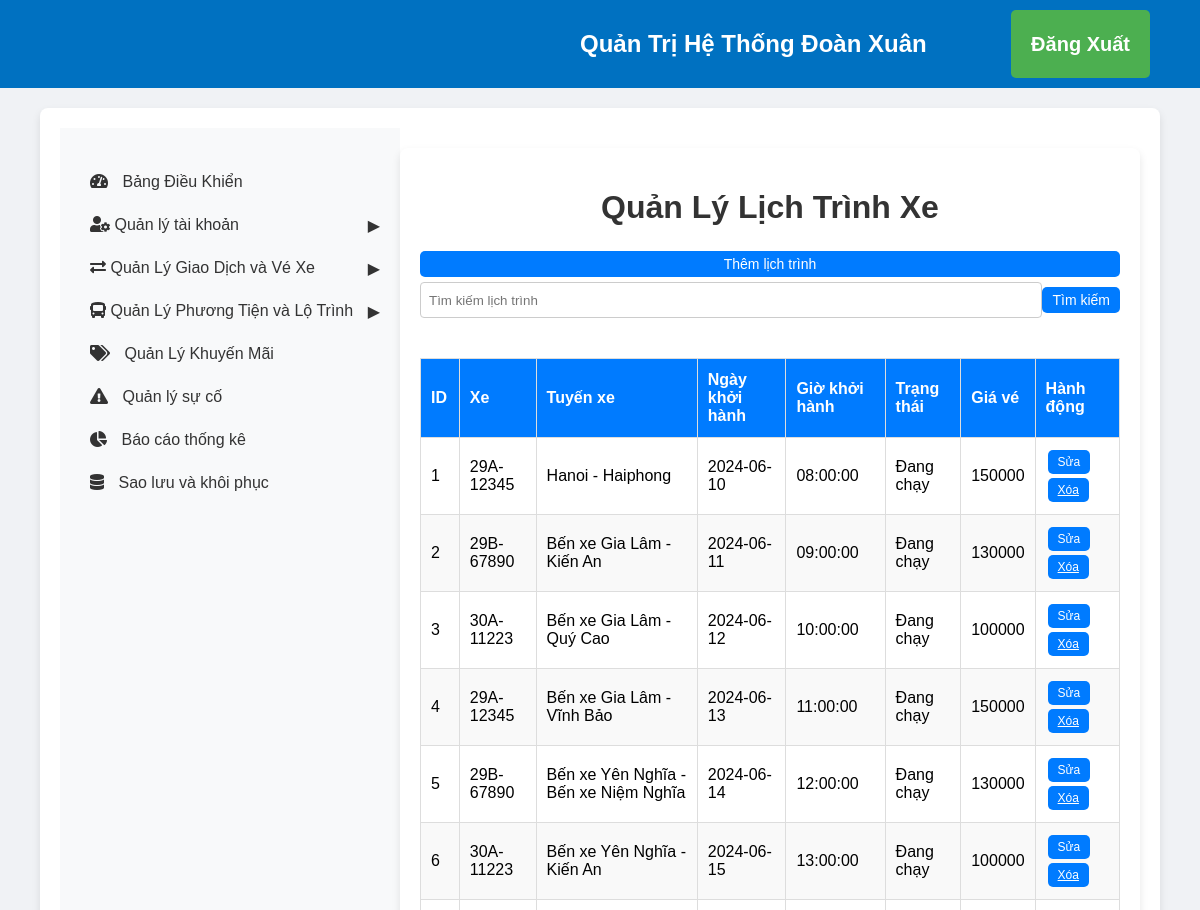
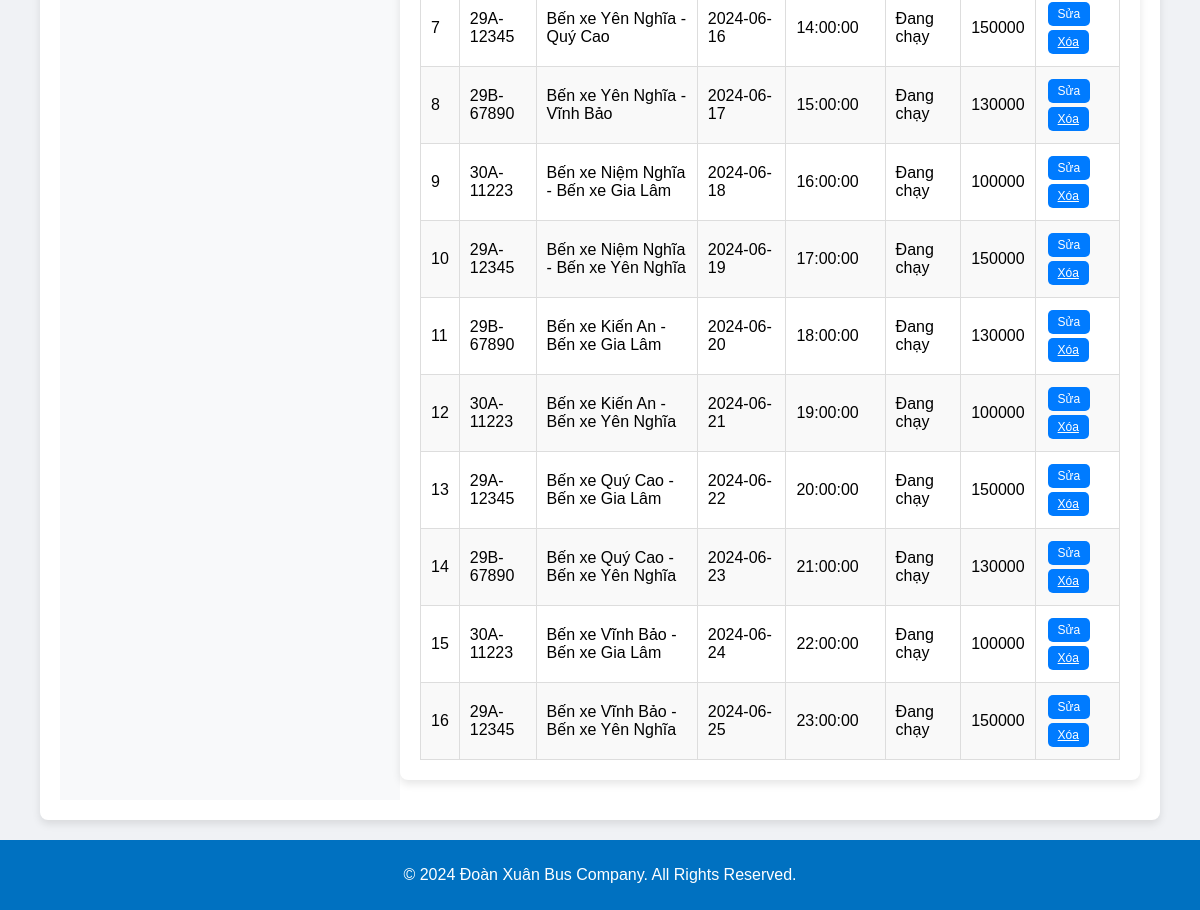
/admin/schedules.php (signed in), run on the app's committed database (2 pictures, top to bottom).
### tables this page shows
CREATE TABLE `lichtrinhxe` (
  `LichTrinhXeID` int(11) NOT NULL,
  `MaLichTrinhXe` int(11) NOT NULL,
  `XeID` int(11) DEFAULT NULL,
  `TuyenXeID` int(11) DEFAULT NULL,
  `NgayKhoiHanh` date DEFAULT NULL,
  `GioKhoiHanh` time NOT NULL,
  `TrangThai` varchar(50) NOT NULL,
  `GiaVe` int(11) DEFAULT NULL,
  PRIMARY KEY (`LichTrinhXeID`),
  KEY `FK_XeID` (`XeID`),
  KEY `FK_TuyenXeID` (`TuyenXeID`),
  CONSTRAINT `FK_TuyenXeID` FOREIGN KEY (`TuyenXeID`) REFERENCES `tuyenxe` (`TuyenXeID`),
  CONSTRAINT `FK_XeID` FOREIGN KEY (`XeID`) REFERENCES `xe` (`XeID`),
  CONSTRAINT `lichtrinhxe_ibfk_1` FOREIGN KEY (`XeID`) REFERENCES `xe` (`XeID`),
  CONSTRAINT `lichtrinhxe_ibfk_2` FOREIGN KEY (`TuyenXeID`) REFERENCES `tuyenxe` (`TuyenXeID`)
);

CREATE TABLE `xe` (
  `XeID` int(11) NOT NULL,
  `MaXe` varchar(20) NOT NULL,
  `LoaiXe` varchar(100) DEFAULT NULL,
  `BienSo` varchar(50) DEFAULT NULL,
  `SucChua` varchar(50) DEFAULT NULL,
  `TrangThai` varchar(50) DEFAULT NULL,
  `GhiChu` varchar(255) DEFAULT NULL,
  `NhanVienID` int(11) DEFAULT NULL,
  PRIMARY KEY (`XeID`),
  KEY `NhanVienID` (`NhanVienID`),
  CONSTRAINT `xe_ibfk_1` FOREIGN KEY (`NhanVienID`) REFERENCES `nhanvien` (`NhanVienID`)
);

CREATE TABLE `tuyenxe` (
  `TuyenXeID` int(11) NOT NULL,
  `MaTuyenXe` int(11) NOT NULL,
  `DiemDi` varchar(100) DEFAULT NULL,
  `DiemDen` varchar(100) DEFAULT NULL,
  `KhoangCach` int(11) DEFAULT NULL,
  `ThoiGianDi` time DEFAULT NULL,
  PRIMARY KEY (`TuyenXeID`)
);

### admin/schedules.php (the view, shortened to what this page needs)
<link rel="stylesheet" href="css_admin/admin_styles.css">
<?php
require '../config.php';
require 'includes_admin/admin_header.php';
require 'includes_admin/admin_sidebar.php';
$searchQuery = "";
if (isset($_POST['search'])) {
    $searchQuery = $_POST['searchQuery'];
    $sql = "SELECT * FROM LichTrinhXe WHERE NgayKhoiHanh LIKE ? OR GioKhoiHanh LIKE ?";
    $stmt = $conn->prepare($sql);
    $searchTerm = "%" . $searchQuery . "%";
    $stmt->bind_param('ss', $searchTerm, $searchTerm);
} else {
    $sql = "SELECT * FROM LichTrinhXe";
    $stmt = $conn->prepare($sql);
}
$stmt->execute();
$result = $stmt->get_result();
$sqlXe = "SELECT * FROM Xe";
$resultXe = $conn->query($sqlXe);
$xeOptions = [];
while ($row = $resultXe->fetch_assoc()) {
    $xeOptions[] = $row;
}
$sqlTuyenXe = "SELECT * FROM TuyenXe";
$resultTuyenXe = $conn->query($sqlTuyenXe);
$tuyenXeOptions = [];
while ($row = $resultTuyenXe->fetch_assoc()) {
    $tuyenXeOptions[] = $row;
}
?>
<div class="main-content container mt-4">
    <h1>Quản Lý Lịch Trình Xe</h1>
    <button id="showAddScheduleForm" class="custom-button">Thêm lịch trình</button>
    <form method="POST" action="schedules.php" class="form-inline">
        <input type="text" name="searchQuery" placeholder="Tìm kiếm lịch trình" class="form-control" value="<?= $searchQuery ?>">
        <button type="submit" name="search" class="custom-button">Tìm kiếm</button>
    </form>
    <table class="custom-table">
        <thead>
            <tr>
                <th>ID</th>
                <th>Xe</th>
                <th>Tuyến xe</th>
                <th>Ngày khởi hành</th>
                <th>Giờ khởi hành</th>
                <th>Trạng thái</th>
                <th>Giá vé</th>
                <th>Hành động</th>
            </tr>
        </thead>
        <tbody>
            <?php while ($row = $result->fetch_assoc()): ?>
            <tr data-id="<?= $row['LichTrinhXeID'] ?>">
                <td><?= $row['LichTrinhXeID'] ?></td>
                <td class="editable" data-field="XeID"><?= $xeOptions[array_search($row['XeID'], array_column($xeOptions, 'XeID'))]['BienSo'] ?></td>
                <td class="editable" data-field="TuyenXeID"><?= $tuyenXeOptions[array_search($row['TuyenXeID'], array_column($tuyenXeOptions, 'TuyenXeID'))]['DiemDi'] ?> - <?= $tuyenXeOptions[array_search($row['TuyenXeID'], array_column($tuyenXeOptions, 'TuyenXeID'))]['DiemDen'] ?></td>
                <td class="editable" data-field="NgayKhoiHanh"><?= $row['NgayKhoiHanh'] ?></td>
                <td class="editable" data-field="GioKhoiHanh"><?= $row['GioKhoiHanh'] ?></td>
                <td class="editable" data-field="TrangThai"><?= $row['TrangThai'] ?></td>
                <td class="editable" data-field="GiaVe"><?= $row['GiaVe'] ?></td>
                <td>
                    <button class="edit-button small-button custom-button">Sửa</button>
                    <a href="schedules.php?delete=<?= $row['LichTrinhXeID'] ?>" onclick="return confirm('Bạn có chắc chắn muốn xóa?')" class="small-button custom-button">Xóa</a>
                </td>
            </tr>
            <?php endwhile; ?>
        </tbody>
    </table>
</div>
<?php
require 'includes_admin/admin_footer.php';
?>

### admin/css_admin/admin_styles.css (style rules this page uses)
body { font-family: Arial, sans-serif; margin: 0; padding: 0; }
.container { display: flex; flex: 1; margin-right: 0px; margin-left: 0px; width: 1500px; }
table { width: 100%; border-collapse: collapse; }
table, th, td { border: 1px solid #ddd; padding: 8px; }
table th { background-color: #f2f2f2; }
.main-content { flex: 1; margin-left: 10px; background-color: #fff; display: flex; flex-direction: column; width: 2000px; }
body { font-family: 'Arial', sans-serif; }

### admin/schedules.php (style rules this page uses)
body { font-family: 'Arial', sans-serif; background-color: #f0f2f5; margin: 0; padding: 0; }
.container { width: 90%; max-width: 1400px; margin: 20px auto; padding: 20px; background-color: #ffffff; border-radius: 8px; box-shadow: 0 4px 8px rgba(0, 0, 0, 0.1); }
h1 { text-align: center; color: #333; margin-bottom: 20px; }
.custom-button { background-color: #007bff; color: #fff; border: none; padding: 5px 10px; cursor: pointer; border-radius: 5px; text-align: center; display: inline-block; margin: 5px 0; transition: background-color 0.3s, transform 0.3s; font-size: 14px; }
.form-inline { display: flex; justify-content: center; margin-bottom: 20px; }
.form-inline input[type="text"] { flex: 1; padding: 8px; border: 1px solid #ccc; border-radius: 4px; box-sizing: border-box; transition: border-color 0.3s; }
.custom-table { width: 100%; border-collapse: collapse; margin-top: 20px; }
.custom-table th, .custom-table td { border: 1px solid #ddd; padding: 10px; text-align: left; transition: background-color 0.3s; }
.custom-table th { background-color: #f4f4f4; color: #333; }
.custom-table tr:nth-child(even) { background-color: #f9f9f9; }
.custom-table th { padding-top: 12px; padding-bottom: 12px; background-color: #007bff; color: white; }
.small-button { padding: 5px 10px; font-size: 12px; margin: 2px; }

### data on the page
lichtrinhxe: LichTrinhXeID "1", XeID.BienSo "29A-12345", TuyenXeID.DiemDi "Hanoi", TuyenXeID.DiemDen "Haiphong", NgayKhoiHanh "2024-06-10", GioKhoiHanh "08:00:00", TrangThai "Đang chạy", GiaVe "150000"
lichtrinhxe: LichTrinhXeID "2", XeID.BienSo "29B-67890", TuyenXeID.DiemDi "Bến xe Gia Lâm", TuyenXeID.DiemDen "Kiến An", NgayKhoiHanh "2024-06-11", GioKhoiHanh "09:00:00", TrangThai "Đang chạy", GiaVe "130000"
lichtrinhxe: LichTrinhXeID "3", XeID.BienSo "30A-11223", TuyenXeID.DiemDi "Bến xe Gia Lâm", TuyenXeID.DiemDen "Quý Cao", NgayKhoiHanh "2024-06-12", GioKhoiHanh "10:00:00", TrangThai "Đang chạy", GiaVe "100000"
lichtrinhxe: LichTrinhXeID "4", XeID.BienSo "29A-12345", TuyenXeID.DiemDi "Bến xe Gia Lâm", TuyenXeID.DiemDen "Vĩnh Bảo", NgayKhoiHanh "2024-06-13", GioKhoiHanh "11:00:00", TrangThai "Đang chạy", GiaVe "150000"
lichtrinhxe: LichTrinhXeID "5", XeID.BienSo "29B-67890", TuyenXeID.DiemDi "Bến xe Yên Nghĩa", TuyenXeID.DiemDen "Bến xe Niệm Nghĩa", NgayKhoiHanh "2024-06-14", GioKhoiHanh "12:00:00", TrangThai "Đang chạy", GiaVe "130000"
lichtrinhxe: LichTrinhXeID "6", XeID.BienSo "30A-11223", TuyenXeID.DiemDi "Bến xe Yên Nghĩa", TuyenXeID.DiemDen "Kiến An", NgayKhoiHanh "2024-06-15", GioKhoiHanh "13:00:00", TrangThai "Đang chạy", GiaVe "100000"
lichtrinhxe: LichTrinhXeID "7", XeID.BienSo "29A-12345", TuyenXeID.DiemDi "Bến xe Yên Nghĩa", TuyenXeID.DiemDen "Quý Cao", NgayKhoiHanh "2024-06-16", GioKhoiHanh "14:00:00", TrangThai "Đang chạy", GiaVe "150000"
lichtrinhxe: LichTrinhXeID "8", XeID.BienSo "29B-67890", TuyenXeID.DiemDi "Bến xe Yên Nghĩa", TuyenXeID.DiemDen "Vĩnh Bảo", NgayKhoiHanh "2024-06-17", GioKhoiHanh "15:00:00", TrangThai "Đang chạy", GiaVe "130000"
lichtrinhxe: LichTrinhXeID "9", XeID.BienSo "30A-11223", TuyenXeID.DiemDi "Bến xe Niệm Nghĩa", TuyenXeID.DiemDen "Bến xe Gia Lâm", NgayKhoiHanh "2024-06-18", GioKhoiHanh "16:00:00", TrangThai "Đang chạy", GiaVe "100000"
lichtrinhxe: LichTrinhXeID "10", XeID.BienSo "29A-12345", TuyenXeID.DiemDi "Bến xe Niệm Nghĩa", TuyenXeID.DiemDen "Bến xe Yên Nghĩa", NgayKhoiHanh "2024-06-19", GioKhoiHanh "17:00:00", TrangThai "Đang chạy", GiaVe "150000"
lichtrinhxe: LichTrinhXeID "11", XeID.BienSo "29B-67890", TuyenXeID.DiemDi "Bến xe Kiến An", TuyenXeID.DiemDen "Bến xe Gia Lâm", NgayKhoiHanh "2024-06-20", GioKhoiHanh "18:00:00", TrangThai "Đang chạy", GiaVe "130000"
lichtrinhxe: LichTrinhXeID "12", XeID.BienSo "30A-11223", TuyenXeID.DiemDi "Bến xe Kiến An", TuyenXeID.DiemDen "Bến xe Yên Nghĩa", NgayKhoiHanh "2024-06-21", GioKhoiHanh "19:00:00", TrangThai "Đang chạy", GiaVe "100000"
lichtrinhxe: LichTrinhXeID "13", XeID.BienSo "29A-12345", TuyenXeID.DiemDi "Bến xe Quý Cao", TuyenXeID.DiemDen "Bến xe Gia Lâm", NgayKhoiHanh "2024-06-22", GioKhoiHanh "20:00:00", TrangThai "Đang chạy", GiaVe "150000"
lichtrinhxe: LichTrinhXeID "14", XeID.BienSo "29B-67890", TuyenXeID.DiemDi "Bến xe Quý Cao", TuyenXeID.DiemDen "Bến xe Yên Nghĩa", NgayKhoiHanh "2024-06-23", GioKhoiHanh "21:00:00", TrangThai "Đang chạy", GiaVe "130000"
lichtrinhxe: LichTrinhXeID "15", XeID.BienSo "30A-11223", TuyenXeID.DiemDi "Bến xe Vĩnh Bảo", TuyenXeID.DiemDen "Bến xe Gia Lâm", NgayKhoiHanh "2024-06-24", GioKhoiHanh "22:00:00", TrangThai "Đang chạy", GiaVe "100000"
lichtrinhxe: LichTrinhXeID "16", XeID.BienSo "29A-12345", TuyenXeID.DiemDi "Bến xe Vĩnh Bảo", TuyenXeID.DiemDen "Bến xe Yên Nghĩa", NgayKhoiHanh "2024-06-25", GioKhoiHanh "23:00:00", TrangThai "Đang chạy", GiaVe "150000"
